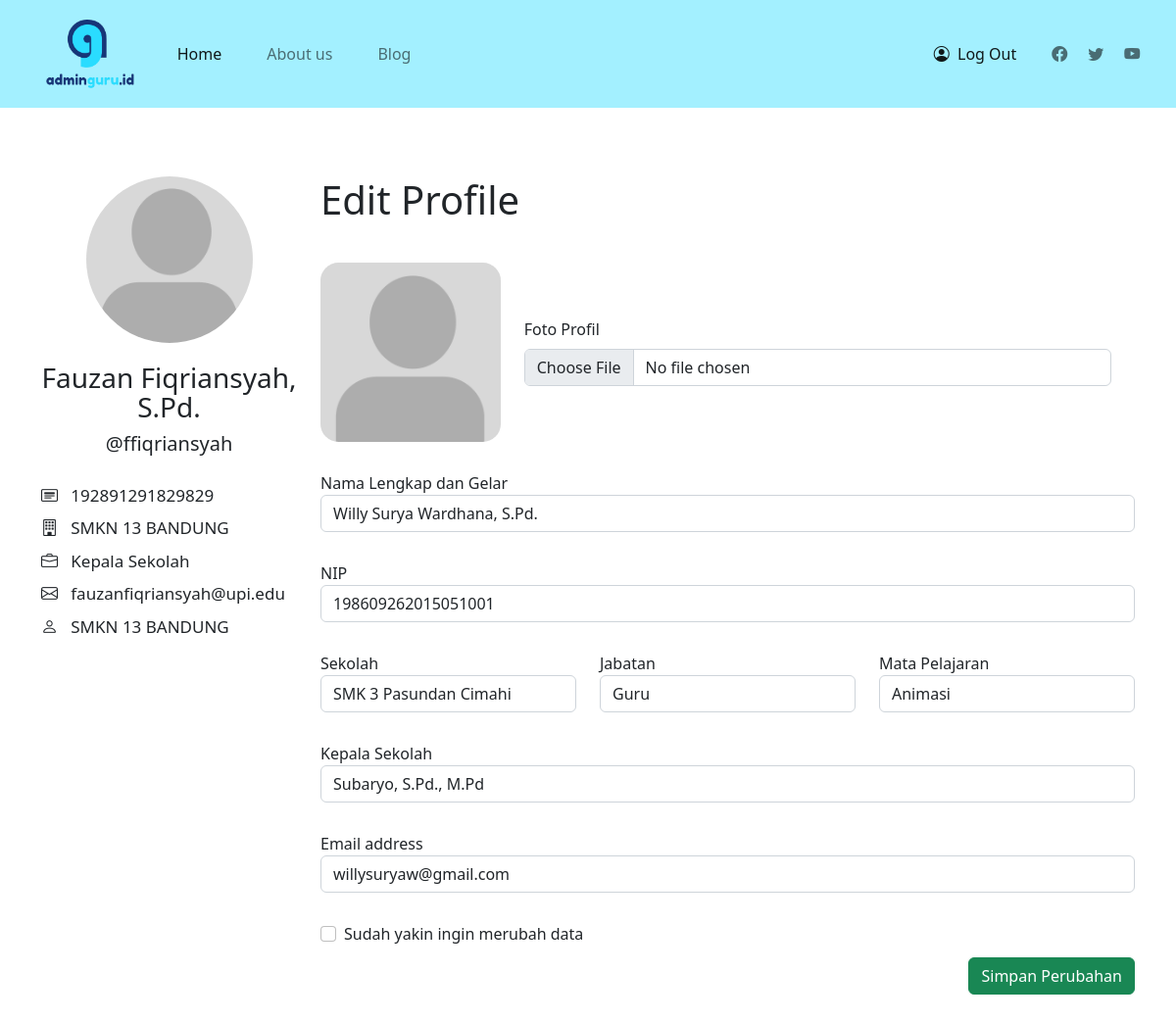
/edit-profile/edit.php?username=willysurya (signed in), run on the app's committed database.
### tables this page shows
CREATE TABLE `table_user` (
  `id` int(11) NOT NULL,
  `nip` varchar(18) NOT NULL,
  `nama` varchar(255) NOT NULL,
  `username` varchar(255) NOT NULL,
  `email` varchar(255) NOT NULL,
  `jabatan` varchar(255) NOT NULL,
  `sekolah` varchar(255) NOT NULL,
  `kepala_sekolah` varchar(255) NOT NULL,
  `mapel` varchar(255) NOT NULL,
  `password` varchar(255) NOT NULL,
  `profile_img` varchar(255) NOT NULL
);

### edit-profile/edit.php (the view, shortened to what this page needs)
<?php
	include("../backend/conn.php");
	$username = $_GET['username'];
	$sql = "SELECT * FROM table_user WHERE username = '$username'";
	$result = mysqli_query($con, $sql);
	$r = mysqli_fetch_assoc($result);
	$id_user = $r['id'];
 ?>
<!DOCTYPE html>
<html>
<head>
	<link rel="stylesheet" type="text/css" href="../style/edit-profile/style.css">
	<link href="https://cdn.jsdelivr.net/npm/bootstrap@5.2.0/dist/css/bootstrap.min.css" rel="stylesheet">
	<link rel="stylesheet" href="https://cdn.jsdelivr.net/npm/bootstrap-icons@1.9.1/font/bootstrap-icons.css">
</head>
<body>
    <div class="nav-parent">
		<nav class="navbar navbar-expand-lg sticky-top navbar-light">
			<div class="container-fluid">
				<div class="logo-parent">
					<div class="logo">
						<img class="logo-icon" src="../images/logo-removebg-preview.png" alt="logo">
					</div>
				</div>
                <div class="collapse navbar-collapse navbar-left" id="navbarNav">
                    <ul class="navbar-nav">
                        <li class="nav-item">
                        <a class="nav-link active" aria-current="page" href="../">Home</a>
                        </li>
                        <li class="nav-item">
                        <a class="nav-link" href="#">About us</a>
                        </li>
                        <li class="nav-item">
                        <a class="nav-link" href="../blog">Blog</a>
                        </li>
                    </ul>
                </div>
				<div class="collapse navbar-collapse navbar-right" id="navbarNav"  >
					<ul class="navbar-nav mb-2 mb-lg-0 icon-sosmed">
                        <li class="nav-text">
					          <a class="nav-link active" href="../backend/logout/logout.php"><i class="bi bi-person-circle"></i>&nbsp;&nbsp;Log Out</a>
					    </li>
						<li class="nav-icon icon-sosmed">
							<a class="nav-link icon-sosmed" href="#"><i class="bi bi-facebook"></i></a>
						</li>
						<li class="nav-icon icon-sosmed">
							<a class="nav-link icon-sosmed" href="#"><i class="bi bi-twitter"></i></a>
						</li>
						<li class="nav-icon icon-sosmed">
							<a class="nav-link icon-sosmed" href="#"><i class="bi bi-youtube"></i></a>
						</li>
					</ul>
				</div>
			</div>
		</nav>
	</div>
    <div class="row-1">
		<div class="container">
			<div class="row row-profile">
				<div class="col-lg-3">
                    <center><img src="../images/profile-img/<?php echo $_SESSION['profile_img']; ?>" class="profile-pic" id="profile-pic"></center>
                    <h3 class="profile-name"><?php echo $_SESSION['nama']; ?></h3>
                    <span class="username">@<?php echo $_SESSION['username']; ?></span>
                    <div class="info">
                        <span class="info-item"><i class="bi bi-card-heading"></i>&nbsp;&nbsp;  <?php echo $_SESSION['nip']; ?></span>
                        <span class="info-item"><i class="bi bi-building"></i>&nbsp;&nbsp; <?php echo $_SESSION['sekolah']; ?></span>
                        <span class="info-item"><i class="bi bi-briefcase"></i>&nbsp;&nbsp; <?php echo $_SESSION['jabatan']; ?></span>
                        <span class="info-item"><i class="bi bi-envelope"></i>&nbsp;&nbsp; <?php echo $_SESSION['email']; ?></span>
                        <span class="info-item"><i class="bi bi-person"></i>&nbsp;&nbsp; <?php echo $_SESSION['mapel']; ?></span>
                    </div>
                </div>
				<div class="col-lg-9 nav-info-user">
					<div class="editprofile-title">
						<h1>Edit Profile</h1>
					</div>
					<form>
						<div class="row form-group choose-file">
							<div class="col-md-3">
								<img class="change-photo" src="../images/profile-img/<?php echo $_SESSION['profile_img']; ?>" id="profile-pic-edit">
							</div>
							<div class="col-md-9">
								<label class="form-label" for="customFile">Foto Profil</label>
								<input type="file" class="form-control" id="customFile" />
							</div>
						</div>
						<div class="row form-group">
							<label for="inputNama">Nama Lengkap dan Gelar</label>
							<div class="col">
							<input type="text" class="form-control" placeholder="Nama Lengkap dan Gelar" id="namaLengkap" value="<?php echo $r['nama']; ?>">
							</div>
						</div>
						<div class="form-group">
							<label for="inputNIP">NIP</label>
							<input type="text" class="form-control" id="inputNIP" placeholder="NIP" value="<?php echo $r['nip']; ?>">
						</div>
						<div class="row">
							<div class="form-group col-md-4">
								<label for="inputSekolah">Sekolah</label>
								<input type="text" class="form-control" id="inputSekolah" placeholder="Sekolah" value="<?php echo $r['sekolah']; ?>">
							</div>
							<div class="form-group col-md-4">
								<label for="inputJabatan">Jabatan</label>
								<select id="inputJabatan" class="form-control">
									<option <?php if($r['jabatan'] == "Guru") echo "selected"; ?>>Guru</option>
								</select>
							</div>
							<div class="form-group col-md-4">
								<label for="inputMapel">Mata Pelajaran</label>
								<input type="text" class="form-control" id="inputMapel" placeholder="Mapel yang diajarkan" value="<?php echo $r['mapel']; ?>">
							</div>
						</div>
						<div class="row form-group">
							<label for="inputNama">Kepala Sekolah</label>
							<div class="col">
							<input type="text" class="form-control" placeholder="Kepala Sekolah" id="kepsek" value="<?php echo $r['kepala_sekolah']; ?>">
							</div>
						</div>
						<div class="form-group">
							<label for="inputEmail">Email address</label>
							<input type="email" class="form-control" id="inputEmail" placeholder="name@example.com" value="<?php echo $r['email']; ?>">
						</div>
						<div class="form-group form-check">
							<input type="checkbox" class="form-check-input" id="verif">
							<label class="form-check-label" for="verif" >Sudah yakin ingin merubah data</label>
						</div>
						<div class="class-btn">
							<button type="button" class="btn btn-success submit-btn" id="submit" data-id='<?php echo $id_user; ?>'>Simpan Perubahan</button>
						</div>
					</form>
				</div>
			</div>
		</div>
	</div>
</body>
</html>

### style/edit-profile/style.css (style rules this page uses)
html { width: 100%; height: 100%; }
body { width: 100%; height: 100%; margin:0; padding: 0; top: 0; bottom: 0; left: 0; right: 0; font-family: 'Montserrat', sans-serif; display: flex; flex-direction: column; }
.logo-parent { margin-top: 1%; margin-left: 3%; margin-bottom: 1%; z-index: 3; }
.logo-icon { height: 70px; display: inline-block; vertical-align: top; z-index: 3; }
.navbar-left { display: inline-block; justify-content: start; width: auto; white-space: nowrap; z-index: 3; margin-left: 3%; }
.navbar-nav .nav-item { margin-right: 30px; }
.navbar-right { display: inline-block; justify-content: end; width: auto; white-space: nowrap; z-index: 3; margin-right: 1%; }
nav { position: relative; z-index: 1; top: 0px; background-color: #A3F0FF; }
.nav-text { margin-right: 20px; }
.nav-icon { margin-right: 5px; }
.nav-info-user { padding-left: 25px; }
.profile-pic { width: 170px; height: 170px; border-radius: 50%; }
.container .row-profile { padding-top: 50px; }
.profile-name { text-align: center; margin-top: 20px; line-height: 30px; }
.username { text-align: center; display: block; font-size: 20px; }
.info { width: 100%; margin-top: 25px; }
.info-item { font-size: 17px; margin-top: 8px; display: block; }
.row-1 { margin-top: 20px; margin-left: 30px; margin-right: 30px; }
.editprofile-title { margin-bottom: 40px; }
.change-photo { display: inline-block; width: 100%; height: auto; border-radius: 10%; }
.choose-file { width: 100%; height: 100%; display: flex; align-items: center; }
.choose-file .col-md-9 { margin: 0; }
.form-group { margin-bottom: 30px; }
.submit-btn { margin-top: 10px; margin-bottom: 100px; float: right; }

### data on the page
table_user: nama "Willy Surya Wardhana, S.Pd.", nip "198609262015051001", sekolah "SMK 3 Pasundan Cimahi", jabatan "Guru", mapel "Animasi", kepala_sekolah "Subaryo, S.Pd., M.Pd", email "willysuryaw@gmail.com"

### other printed values
$_SESSION['nama'] "Fauzan Fiqriansyah, S.Pd."
$_SESSION['username'] "ffiqriansyah"
$_SESSION['nip'] "192891291829829"
$_SESSION['sekolah'] "SMKN 13 BANDUNG"
$_SESSION['jabatan'] "Kepala Sekolah"
$_SESSION['email'] "fauzanfiqriansyah@upi.edu"
$_SESSION['mapel'] "SMKN 13 BANDUNG"
